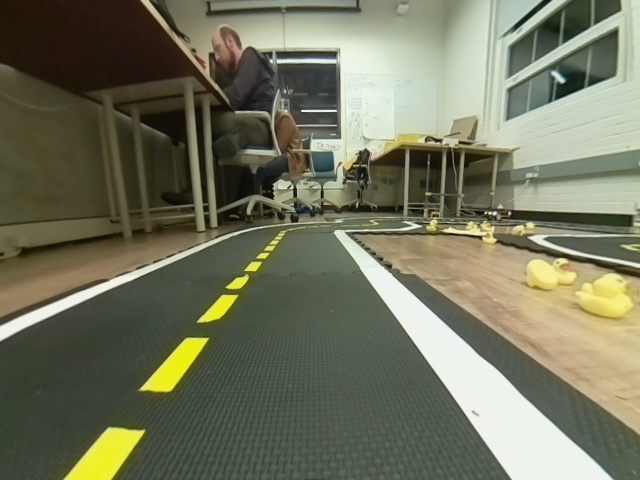
#> input picture lane_detector/lane_detector/image0.png, 640 x 480 px
$ python color_and_line.py image0.png
#> lines starting #> are read from the running program, lines starting #| are printed output that depends on the picture; after the words box and inside, x2 and y2 are one past the last pixel; in counts of white or black regions, pixels touching at a corner belong together
#> further down, image is the input picture: shape (480, 640, 3); mean B, G, R 93.6, 116.2, 114.4
#!/usr/bin/env python
import sys
import cv2
import numpy as np

def get_lines(original_image, filtered_image):
    # do our hough transform on the white image
    # resolution: 1 pixel radius, 1 degree rotational
    r_res = 1
    theta_res = np.pi/180
    # threshold: number of intersections to define a line
    thresh = 1
    # min_length: minimum number of points to form a line
    min_length = 1
    # max_gap: maximum gap between two points to be considered a line
    max_gap = 20
    lines = cv2.HoughLinesP(filtered_image, r_res, theta_res, thresh, np.empty(1), min_length, max_gap)

    output = np.copy(original_image)
    if lines is not None:
        # grab the first line
        for i in range(len(lines)):
            print(lines[i])
            l = lines[i][0]
            cv2.line(output, (l[0],l[1]), (l[2],l[3]), (0,0,255), 3, cv2.LINE_AA)
    return output

def lane_filter(image):
    # The incoming image is BGR format, convert it to HSV
    hsv = cv2.cvtColor(image, cv2.COLOR_BGR2HSV)
#> hsv: shape (480, 640, 3); mean H, S, V 38.8, 65.9, 119.6

    # Filter for only white pixels. Experiment with values as needed
    white_filter = cv2.inRange(hsv, (25,5,150), (255,50,255))
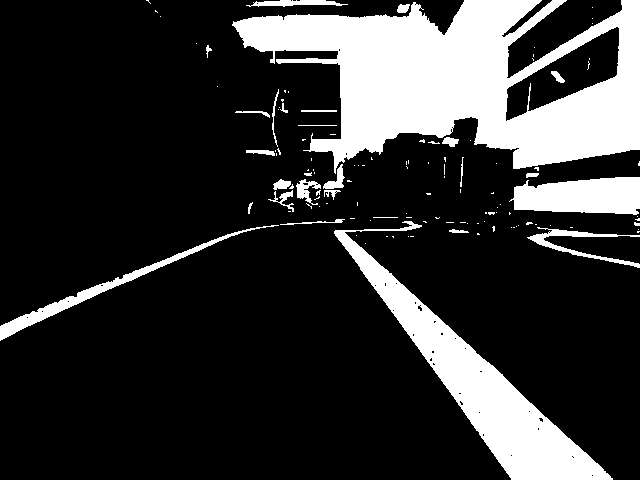
#> white_filter: shape (480, 640); 20.3% white; 122 white regions (94 under 20 px), largest, box (x1, y1, x2, y2) and area: (232, 0, 640, 174) 38328, (334, 221, 613, 480) 14347, (509, 177, 640, 215) 3934
    cv2.imshow("White Filter", white_filter)
    cv2.imwrite("white_filter.png", white_filter)

    # Filter for only yellow pixels. Experiment with values as needed
    yellow_filter = cv2.inRange(hsv, (28,120,80), (100,255,255))
#> yellow_filter: shape (480, 640); 2.1% white; 46 white regions (34 under 20 px), largest, box (x1, y1, x2, y2) and area: (58, 426, 146, 480) 2538, (139, 337, 210, 395) 1875, (197, 293, 243, 326) 825
    cv2.imshow("Yellow Filter", yellow_filter)
    cv2.imwrite("yellow_filter.png", yellow_filter)

    # Create a kernel to dilate the image.
    # Experiment with the numbers in parentheses (optional)
    kernel = cv2.getStructuringElement(cv2.MORPH_ELLIPSE, (3,3))

    # Dilate both the white and yellow images.
    # No need to experiment here.
    white_dilate = cv2.dilate(white_filter, kernel)
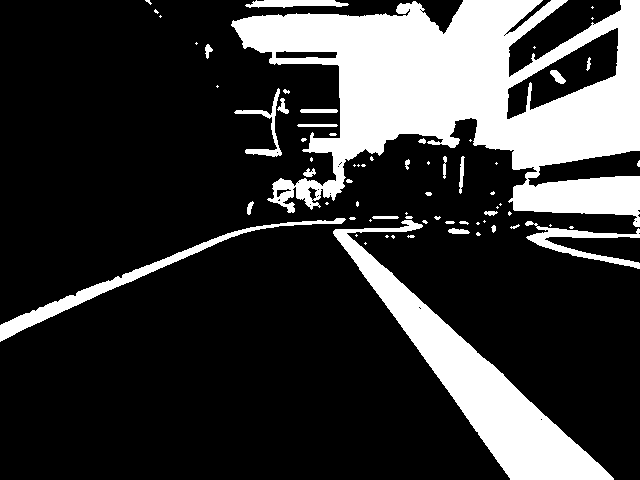
#> white_dilate: shape (480, 640); 22.4% white; 69 white regions (39 under 20 px), largest, box (x1, y1, x2, y2) and area: (231, 0, 640, 227) 46323, (333, 220, 614, 480) 15131, (0, 218, 346, 342) 2949
    cv2.imshow("Dilate White", white_dilate)
    cv2.imwrite("white_dilate.png", white_dilate)
    yellow_dilate = cv2.dilate(yellow_filter, kernel)
#> yellow_dilate: shape (480, 640); 2.6% white; 23 white regions (16 under 20 px), largest, box (x1, y1, x2, y2) and area: (57, 425, 147, 480) 2802, (138, 330, 211, 396) 2249, (196, 232, 287, 327) 1976
    cv2.imshow("Dilate Yellow", yellow_dilate)
    cv2.imwrite("yellow_dilate.png", yellow_dilate)

    # Perform edge detection on the original image.
    # Experiment with the first two numbers. Aperture size experimentation optional
    edges = cv2.Canny(image, 0, 300, apertureSize=3)
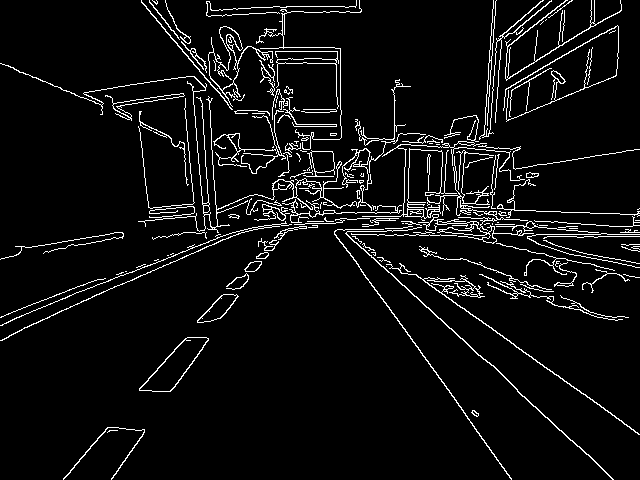
#> edges: shape (480, 640); 5.8% white in thin lines or dots
    cv2.imshow("Edges", edges)
    cv2.imwrite("edges.png", edges)

    # Use the edges to refine the lines in both white and yellow images
    # No need to experiment here
    white_edges = cv2.bitwise_and(white_dilate, edges)
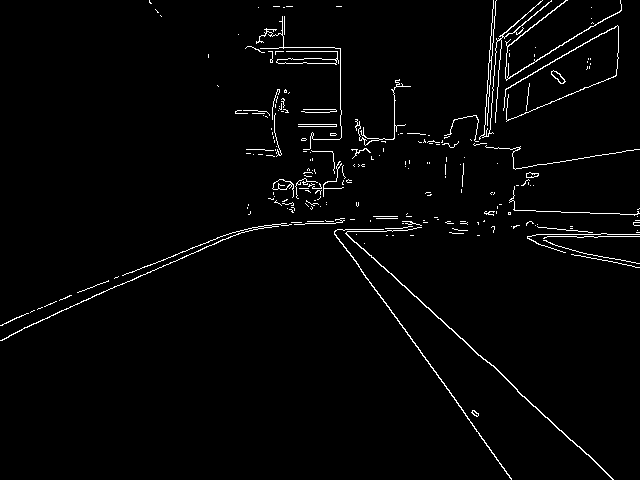
#> white_edges: shape (480, 640); 2.2% white in thin lines or dots
    cv2.imshow("White Edges", white_edges)
    cv2.imwrite("white_edges.png", white_edges)
    yellow_edges = cv2.bitwise_and(yellow_dilate, edges)
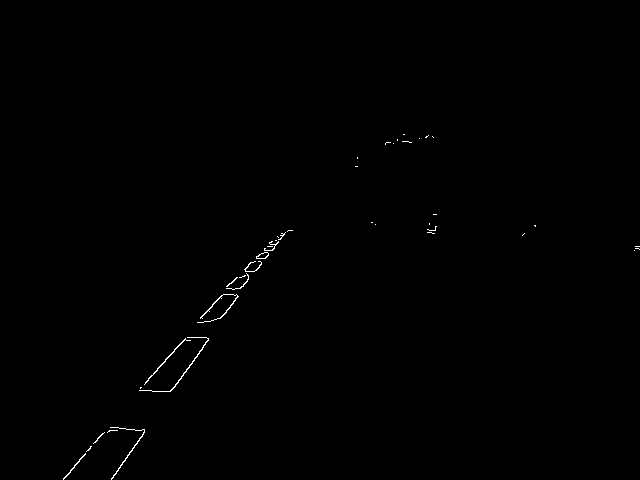
#> yellow_edges: shape (480, 640); 0.29% white in thin lines or dots, all inside (x1, y1, x2, y2) = (63, 134, 640, 480)
    cv2.imshow("Yellow Edges", yellow_edges)
    cv2.imwrite("yellow_edges.png", yellow_edges)

    white_output = get_lines(image, white_edges)
#> in get_lines, `lines = cv2.HoughLinesP(filtered_image, r_res, theta_res, thresh, np.e..`: lines = 1508 rows, first 6: [248, 231, 248, 204], [359, 267, 367, 229], [260, 154, 260, 149], [480, 356, 480, 355], [334, 234, 341, 218], [518, 38, 518, 20]
#> the loop in get_lines, `for i in range(len(lines)):` made 1508 passes
#| [[248 231 248 204]]
#| [[359 267 367 229]]
#| [[260 154 260 149]]
#| [[480 356 480 355]]
#| [[334 234 341 218]]
#| [[518  38 518  20]]
#| [[266 227 266 225]]
#| [[107 290 107 281]]
#> (further printed lines are left out)
#> after the loop in get_lines, `for i in range(len(lines)):`:
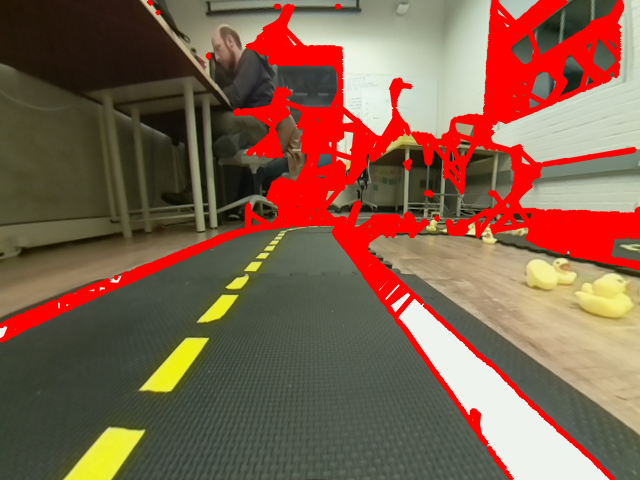
#> output: shape (480, 640, 3); 15.64% of pixels changed, all inside (x1, y1, x2, y2) = (0, 0, 640, 480)
    yellow_output = get_lines(image, yellow_edges)
#> in get_lines (call 2), `lines = cv2.HoughLinesP(filtered_image, r_res, theta_res, thresh, np.e..`: lines = 212 rows, first 6: [250, 271, 250, 262], [248, 279, 248, 264], [175, 386, 175, 384], [115, 430, 115, 427], [184, 340, 184, 339], [258, 268, 258, 255]
#> the loop in get_lines (call 2), `for i in range(len(lines)):` made 212 passes
#> after the loop in get_lines (call 2), `for i in range(len(lines)):`:
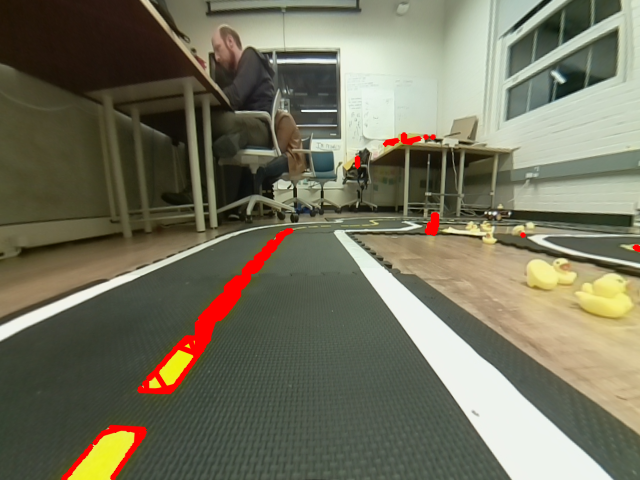
#> output: shape (480, 640, 3); 1.9% of pixels changed, all inside (x1, y1, x2, y2) = (60, 132, 640, 480)

    cv2.imshow("White Output", white_output)
    cv2.imwrite("white_output.png", white_output)
    cv2.imshow("Yellow Output", yellow_output)
    cv2.imwrite("yellow_output.png", yellow_output)

    # Wait for key press to close images
    cv2.waitKey()


if __name__ == "__main__":
    if len(sys.argv) != 2:
        print("Usage: %s image_filename.png" % sys.argv[0])
        exit()

    image_filename = sys.argv[1]
    image = cv2.imread(image_filename)
    lane_filter(image)

$ run again, on lane_detector/lane_detector/image2.png
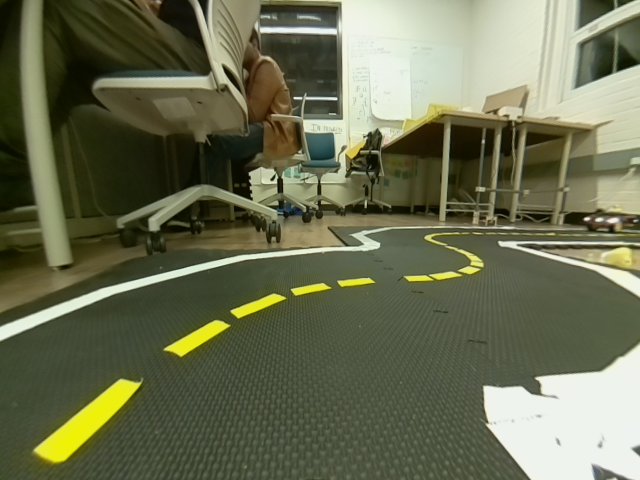
#> input picture lane_detector/lane_detector/image2.png, 640 x 480 px
#> image is the input picture: shape (480, 640, 3); mean B, G, R 82, 109.8, 106.3
#> hsv: shape (480, 640, 3); mean H, S, V 36.5, 89.1, 111.1
#> white_filter: shape (480, 640); 18.7% white; 92 white regions (67 under 20 px), largest, box (x1, y1, x2, y2) and area: (259, 0, 640, 162) 33314, (483, 344, 640, 480) 14468, (0, 226, 524, 341) 3457
#> yellow_filter: shape (480, 640); 2.9% white; 179 white regions (166 under 20 px), largest, box (x1, y1, x2, y2) and area: (26, 377, 143, 474) 4508, (164, 318, 233, 361) 1248, (230, 282, 333, 321) 1231
#> white_dilate: shape (480, 640); 20.7% white; 61 white regions (28 under 20 px), largest, box (x1, y1, x2, y2) and area: (253, 0, 640, 184) 35890, (482, 343, 640, 480) 14978, (0, 225, 531, 342) 4584
#> yellow_dilate: shape (480, 640); 3.9% white; 85 white regions (62 under 20 px), largest, box (x1, y1, x2, y2) and area: (24, 375, 145, 475) 5076, (163, 316, 244, 362) 1750, (221, 281, 334, 323) 1739
#> edges: shape (480, 640); 5.4% white in thin lines or dots
#> white_edges: shape (480, 640); 1.7% white in thin lines or dots
#> yellow_edges: shape (480, 640); 0.51% white in thin lines or dots
#> lines = 1139 rows, first 6: [596, 32, 596, 18], [36, 325, 36, 312], [468, 228, 468, 226], [286, 201, 286, 168], [586, 37, 586, 24], [610, 279, 610, 268]
#> the loop in get_lines, `for i in range(len(lines)):` made 1139 passes
#> (printed output is left out)
#> after the loop in get_lines, `for i in range(len(lines)):`:
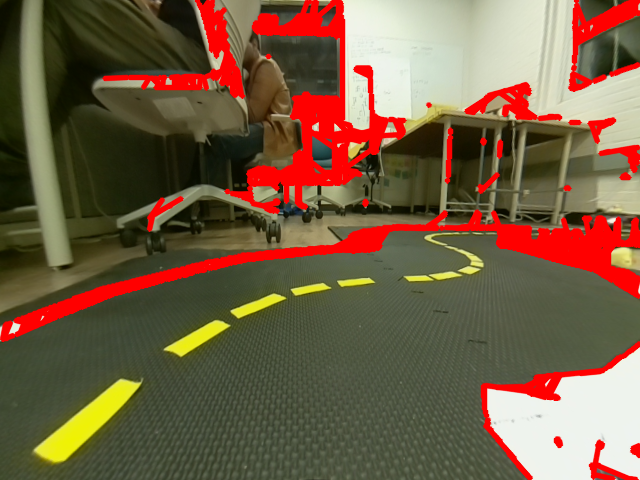
#> output: shape (480, 640, 3); 12.27% of pixels changed, all inside (x1, y1, x2, y2) = (0, 0, 640, 480)
#> lines = 399 rows, first 6: [225, 329, 225, 322], [129, 398, 129, 380], [474, 272, 474, 234], [346, 285, 346, 279], [366, 283, 366, 278], [365, 283, 365, 278]
#> the loop in get_lines (call 2), `for i in range(len(lines)):` made 399 passes
#> after the loop in get_lines (call 2), `for i in range(len(lines)):`:
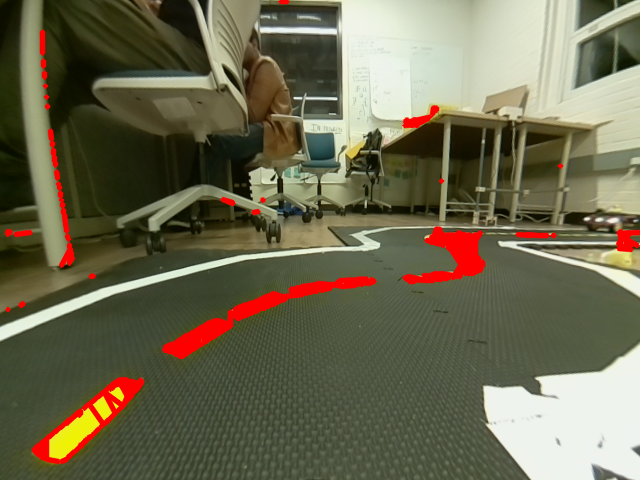
#> output: shape (480, 640, 3); 3.68% of pixels changed, all inside (x1, y1, x2, y2) = (4, 0, 640, 465)

$ run again, on lane_detector/lane_detector/image3.png
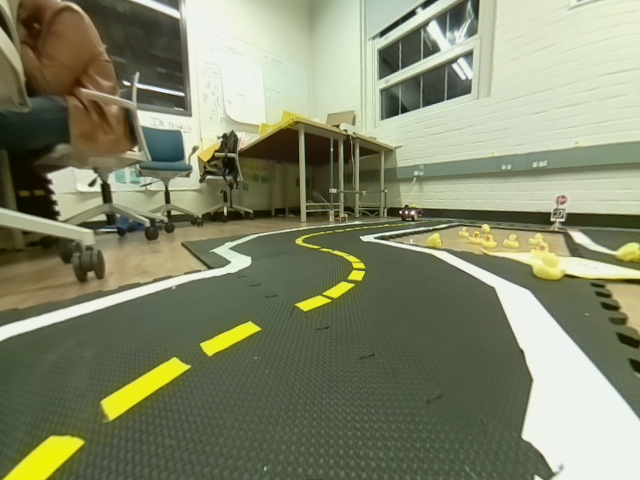
#> input picture lane_detector/lane_detector/image3.png, 640 x 480 px
#> image is the input picture: shape (480, 640, 3); mean B, G, R 108.2, 136.3, 131.6
#> hsv: shape (480, 640, 3); mean H, S, V 39, 67.7, 138.2
#> white_filter: shape (480, 640); 30.5% white; 136 white regions (103 under 20 px), largest, box (x1, y1, x2, y2) and area: (131, 0, 640, 167) 58509, (360, 223, 640, 480) 16256, (416, 171, 640, 227) 7495
#> yellow_filter: shape (480, 640); 3.3% white; 88 white regions (76 under 20 px), largest, box (x1, y1, x2, y2) and area: (98, 356, 192, 424) 2790, (0, 430, 88, 480) 2691, (294, 232, 366, 314) 1843
#> white_dilate: shape (480, 640); 32.9% white; 76 white regions (40 under 20 px), largest, box (x1, y1, x2, y2) and area: (119, 0, 640, 198) 62615, (359, 222, 640, 480) 17177, (400, 170, 640, 228) 8355
#> yellow_dilate: shape (480, 640); 4% white; 56 white regions (36 under 20 px), largest, box (x1, y1, x2, y2) and area: (97, 355, 193, 425) 3060, (0, 429, 89, 480) 2868, (293, 228, 367, 315) 2394
#> edges: shape (480, 640); 5.2% white in thin lines or dots
#> white_edges: shape (480, 640); 2.2% white in thin lines or dots
#> yellow_edges: shape (480, 640); 0.53% white in thin lines or dots, all inside (x1, y1, x2, y2) = (0, 111, 640, 480)
#> lines = 1434 rows, first 6: [531, 389, 531, 374], [149, 189, 149, 176], [222, 140, 222, 134], [445, 100, 445, 60], [543, 165, 543, 150], [430, 67, 430, 5]
#> the loop in get_lines, `for i in range(len(lines)):` made 1434 passes
#> (printed output is left out)
#> after the loop in get_lines, `for i in range(len(lines)):`:
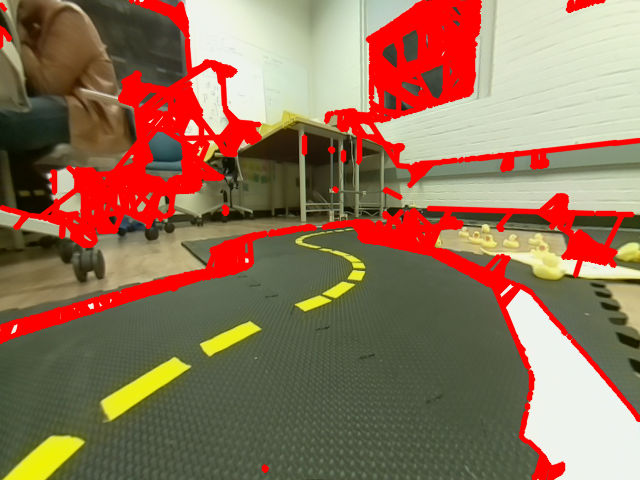
#> output: shape (480, 640, 3); 16.35% of pixels changed, all inside (x1, y1, x2, y2) = (0, 0, 640, 480)
#> lines = 380 rows, first 6: [300, 244, 300, 236], [44, 441, 44, 440], [168, 382, 168, 360], [364, 274, 364, 264], [108, 421, 108, 395], [311, 247, 311, 233]
#> the loop in get_lines (call 2), `for i in range(len(lines)):` made 380 passes
#> after the loop in get_lines (call 2), `for i in range(len(lines)):`:
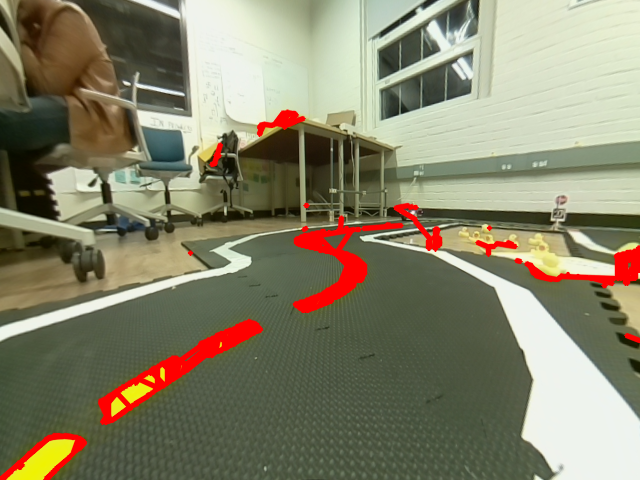
#> output: shape (480, 640, 3); 3.93% of pixels changed, all inside (x1, y1, x2, y2) = (0, 109, 640, 480)

$ run again, on lane_detector/lane_detector/image4.png
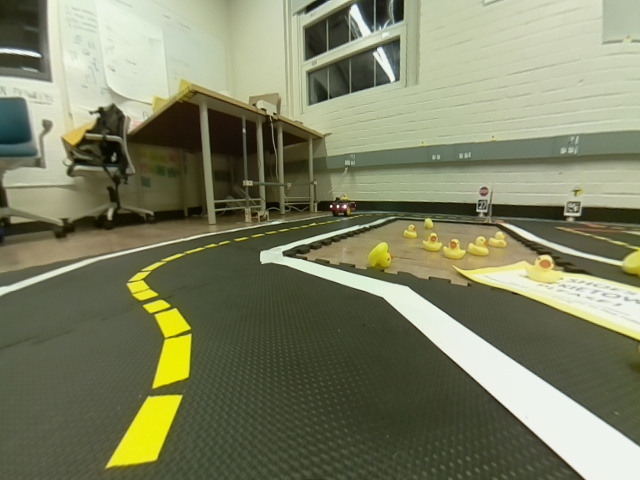
#> input picture lane_detector/lane_detector/image4.png, 640 x 480 px
#> image is the input picture: shape (480, 640, 3); mean B, G, R 100.2, 129.2, 125.8
#> hsv: shape (480, 640, 3); mean H, S, V 36, 71.3, 130.5
#> white_filter: shape (480, 640); 31.1% white; 120 white regions (99 under 20 px), largest, box (x1, y1, x2, y2) and area: (0, 0, 640, 187) 66541, (260, 217, 640, 480) 14495, (402, 163, 640, 216) 7726
#> yellow_filter: shape (480, 640); 2.9% white; 116 white regions (102 under 20 px), largest, box (x1, y1, x2, y2) and area: (106, 244, 219, 472) 7378, (368, 241, 391, 276) 465, (610, 246, 640, 273) 307
#> white_dilate: shape (480, 640); 33.5% white; 54 white regions (32 under 20 px), largest, box (x1, y1, x2, y2) and area: (0, 0, 640, 208) 70739, (259, 216, 640, 480) 15506, (389, 162, 640, 221) 8792
#> yellow_dilate: shape (480, 640); 3.6% white; 58 white regions (34 under 20 px), largest, box (x1, y1, x2, y2) and area: (105, 239, 232, 473) 8312, (367, 240, 392, 277) 602, (609, 245, 640, 274) 407
#> edges: shape (480, 640); 5% white in thin lines or dots
#> white_edges: shape (480, 640); 2% white in thin lines or dots
#> yellow_edges: shape (480, 640); 0.48% white in thin lines or dots, all inside (x1, y1, x2, y2) = (91, 81, 640, 469)
#> lines = 1310 rows, first 6: [2, 184, 2, 178], [555, 28, 555, 25], [347, 1, 355, 50], [602, 44, 602, 0], [605, 131, 617, 131], [115, 256, 123, 251]
#> the loop in get_lines, `for i in range(len(lines)):` made 1310 passes
#> (printed output is left out)
#> lines = 310 rows, first 6: [158, 395, 158, 362], [164, 440, 164, 439], [412, 234, 412, 227], [558, 309, 639, 339], [387, 272, 387, 244], [141, 300, 141, 269]
#> the loop in get_lines (call 2), `for i in range(len(lines)):` made 310 passes
#> after the loop in get_lines (call 2), `for i in range(len(lines)):`:
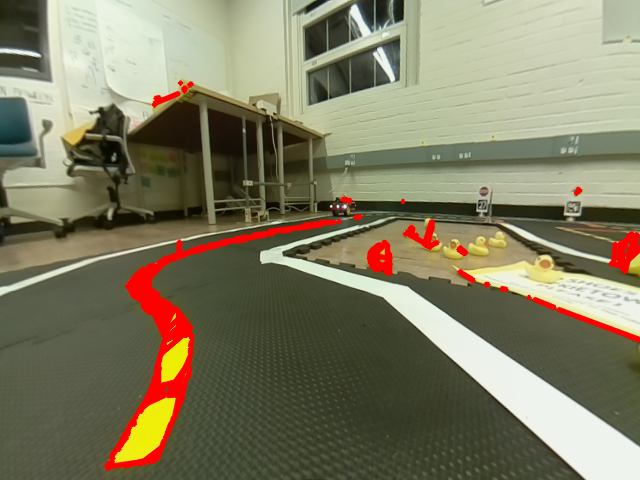
#> output: shape (480, 640, 3); 3.63% of pixels changed, all inside (x1, y1, x2, y2) = (103, 80, 640, 471)
